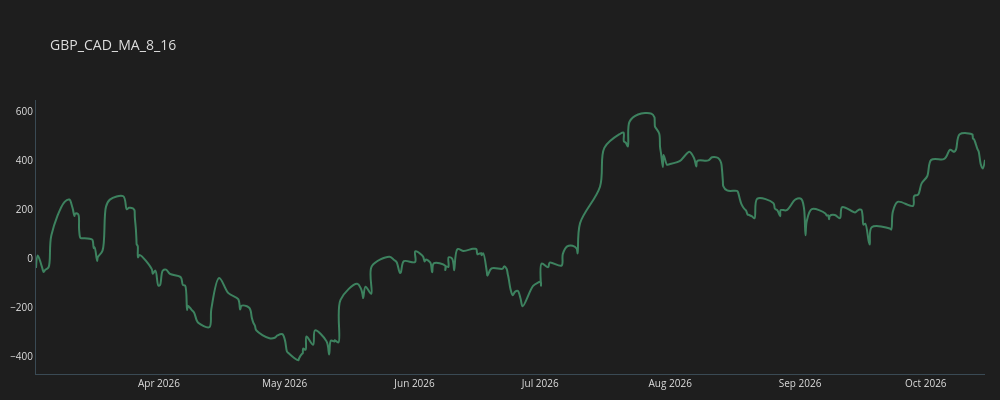
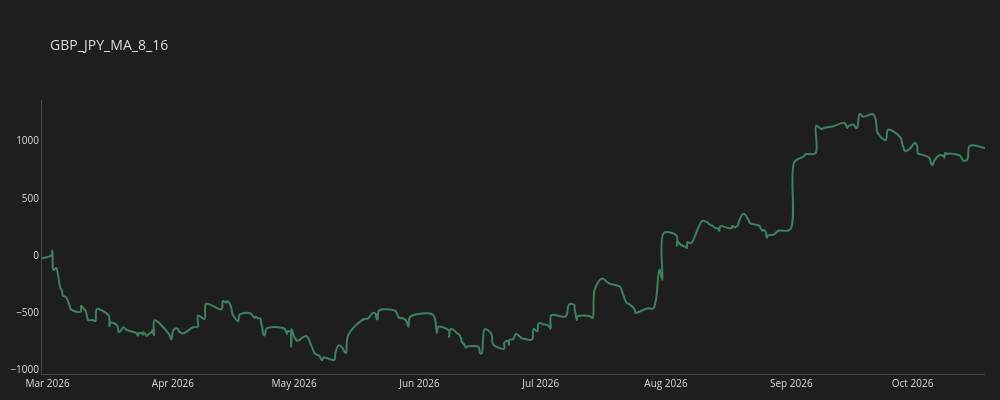
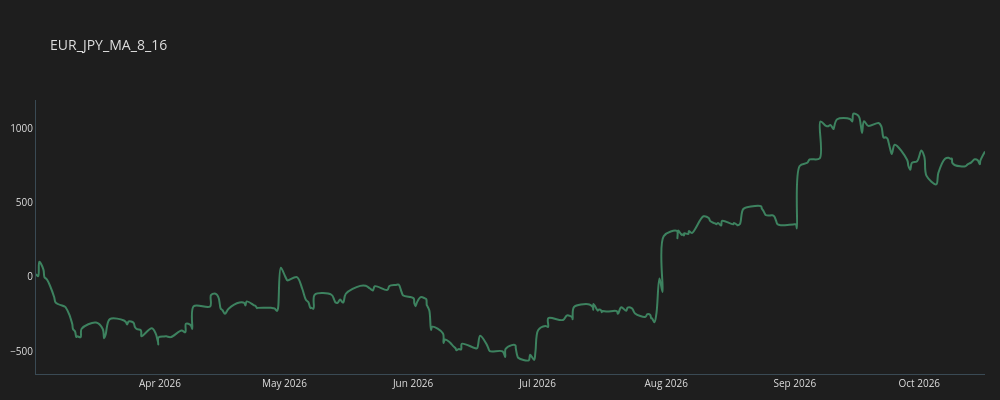
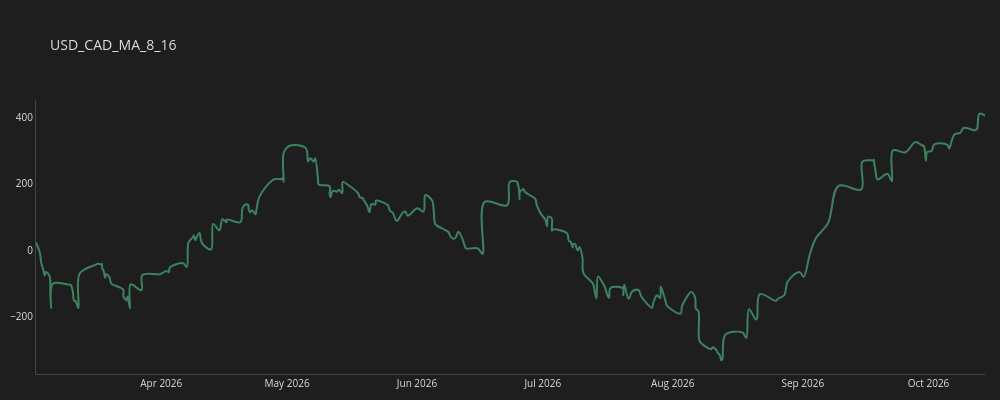

Here is the notebook cell these charts were saved with, in order:
### Code cell
c = 'MA_8_16'
for p in our_pairs:
    temp_df = all_trades[(all_trades.CROSS==c)&(all_trades.PAIR==p)].copy()
    temp_df['CUM_GAIN'] = temp_df.GAIN.cumsum()
    plot_line(temp_df, p + "_" + c)

### Figure 1 — Plotly figure (JSON) as saved in the notebook; plotly's stock layout.template omitted (floating-point values rounded to 4 significant figures; data arrays with more than 128 entries replaced by an {"elided": "..."} marker saying what was removed)
{"data": [{"line": {"color": "#3d825f", "shape": "spline", "width": 2}, "mode": "lines", "name": "GBP_CAD_MA_8_16", "type": "scatter", "x": {"elided": "271 str values"}, "y": {"elided": "271 float values"}}], "layout": {"font": {"color": "#e1e1e1", "size": 10}, "height": 400, "margin": {"b": 10, "l": 15, "r": 15}, "paper_bgcolor": "#1e1e1e", "plot_bgcolor": "#1e1e1e", "title": {"text": "GBP_CAD_MA_8_16"}, "width": 1000, "xaxis": {"linecolor": "#3a4a54", "linewidth": 1, "showgrid": false, "zeroline": false}, "yaxis": {"linecolor": "#3a4a54", "linewidth": 1, "showgrid": false, "zeroline": false}}}

### Figure 2 — Plotly figure (JSON) as saved in the notebook; plotly's stock layout.template omitted (floating-point values rounded to 4 significant figures; data arrays with more than 128 entries replaced by an {"elided": "..."} marker saying what was removed)
{"data": [{"line": {"color": "#3d825f", "shape": "spline", "width": 2}, "mode": "lines", "name": "GBP_JPY_MA_8_16", "type": "scatter", "x": {"elided": "283 str values"}, "y": {"elided": "283 float values"}}], "layout": {"font": {"color": "#e1e1e1", "size": 10}, "height": 400, "margin": {"b": 10, "l": 15, "r": 15}, "paper_bgcolor": "#1e1e1e", "plot_bgcolor": "#1e1e1e", "title": {"text": "GBP_JPY_MA_8_16"}, "width": 1000, "xaxis": {"linecolor": "#3a4a54", "linewidth": 1, "showgrid": false, "zeroline": false}, "yaxis": {"linecolor": "#3a4a54", "linewidth": 1, "showgrid": false, "zeroline": false}}}

### Figure 3 — Plotly figure (JSON) as saved in the notebook; plotly's stock layout.template omitted (floating-point values rounded to 4 significant figures; data arrays with more than 128 entries replaced by an {"elided": "..."} marker saying what was removed)
{"data": [{"line": {"color": "#3d825f", "shape": "spline", "width": 2}, "mode": "lines", "name": "EUR_JPY_MA_8_16", "type": "scatter", "x": {"elided": "285 str values"}, "y": {"elided": "285 float values"}}], "layout": {"font": {"color": "#e1e1e1", "size": 10}, "height": 400, "margin": {"b": 10, "l": 15, "r": 15}, "paper_bgcolor": "#1e1e1e", "plot_bgcolor": "#1e1e1e", "title": {"text": "EUR_JPY_MA_8_16"}, "width": 1000, "xaxis": {"linecolor": "#3a4a54", "linewidth": 1, "showgrid": false, "zeroline": false}, "yaxis": {"linecolor": "#3a4a54", "linewidth": 1, "showgrid": false, "zeroline": false}}}

### Figure 4 — Plotly figure (JSON) as saved in the notebook; plotly's stock layout.template omitted (floating-point values rounded to 4 significant figures; data arrays with more than 128 entries replaced by an {"elided": "..."} marker saying what was removed)
{"data": [{"line": {"color": "#3d825f", "shape": "spline", "width": 2}, "mode": "lines", "name": "USD_CAD_MA_8_16", "type": "scatter", "x": {"elided": "257 str values"}, "y": {"elided": "257 float values"}}], "layout": {"font": {"color": "#e1e1e1", "size": 10}, "height": 400, "margin": {"b": 10, "l": 15, "r": 15}, "paper_bgcolor": "#1e1e1e", "plot_bgcolor": "#1e1e1e", "title": {"text": "USD_CAD_MA_8_16"}, "width": 1000, "xaxis": {"linecolor": "#3a4a54", "linewidth": 1, "showgrid": false, "zeroline": false}, "yaxis": {"linecolor": "#3a4a54", "linewidth": 1, "showgrid": false, "zeroline": false}}}
